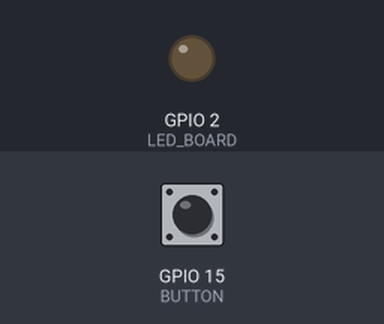
The sketch below on a simulated ESP32. Parts: output pins drawn as LEDs (lit = HIGH). Inputs (shaded band) come from the test bench; at power-on: GPIO 15 (BUTTON) LOW. What the sketch prints to the serial monitor is not drawn.

Above: at 1.2 s.
1.3 s: GPIO 15 (BUTTON) pulled HIGH for 0.15 s
At 2.1 s:
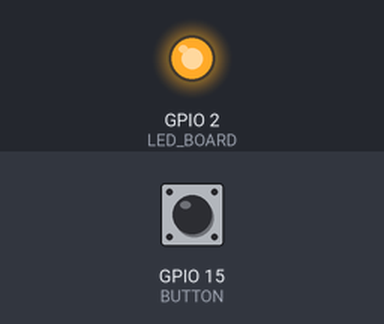
2.9 s: GPIO 15 (BUTTON) pulled HIGH for 1 s
At 3.3 s:
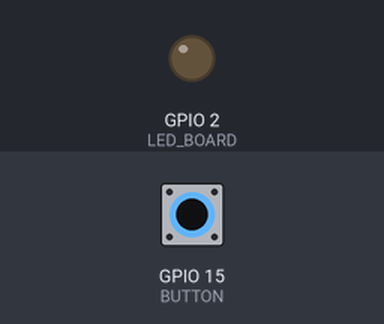
6.5 s: GPIO 15 (BUTTON) pulled HIGH for 3.2 s
At 7.3 s:
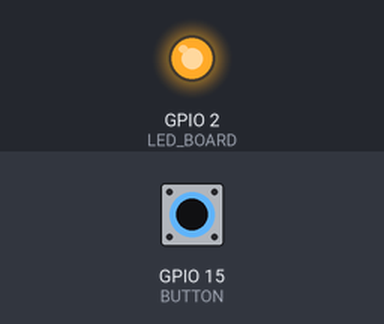
Timing chart, 0 to 9.5 s (numbered marks = the images above; inputs shaded):
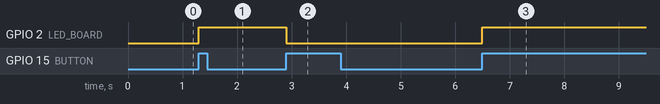

Measured:
- after the input at 1.3 s, GPIO 2 (LED_BOARD): LOW → HIGH at once
- after the input at 2.9 s, GPIO 2 (LED_BOARD): HIGH → LOW at once
- after the input at 6.5 s, GPIO 2 (LED_BOARD): LOW → HIGH at once

The sketch:

FreeRTOS_Filas.ino
```cpp
// (licence header left out)
#include <Arduino.h>
#include <freertos/queue.h>
#include <freertos/task.h>

#define COLOR_BLACK         "\e[0;30m"
#define COLOR_RED           "\e[0;31m"
#define COLOR_GREEN         "\e[0;32m"
#define COLOR_YELLOW        "\e[0;33m"
#define COLOR_BLUE          "\e[0;34m"
#define COLOR_PURPLE        "\e[0;35m"
#define COLOR_CYAN          "\e[0;36m"
#define COLOR_WRITE         "\e[0;37m"
#define COLOR_RESET         "\e[0m"
#define MESSAGE_SIZE        32    // Tamanho da mensagem
#define NUMBER_OF_ELEMENTS  8     // Número de elementos na fila
#define BUTTON              15    // Pino do botão
#define LED_BOARD           2     // Pino do LED
#define DEBOUNCE_BUTTON     1000  // Tempo do debounce do botão

// Estruta dados mensagem
typedef struct
{
  uint8_t Sts;
  char  Txt[MESSAGE_SIZE];
}DataMsg_t;

// Prototipo das tarefas
void Tarefa_A(void *parameters);
void Tarefa_B(void *parameters);
void Tarefa_LED(void *parameters);

// Cria Handle da Mensagem de tarefa de A para tarefa B
QueueHandle_t Msg_A_para_B;
// Cria Handle da Mensagem da interrupção do botão para a tarefa LED
QueueHandle_t Button_para_LED;

/**
 * @brief Função da interrupção botão
 */
void IRAM_ATTR Button_ISR()
{
  // tempo da ultima leitura do botão
  static uint32_t last_time = 0;
  static DataMsg_t Msg = {
    .Sts = 0,
    .Txt = {0}
  };

  // Algoritmo de debounce do botão
  if( (millis() - last_time) >= DEBOUNCE_BUTTON)
  {
    last_time = millis();
    if(Msg.Sts == 1)
    {
      // Prepara dado para ser publicado na fila
      Msg.Sts = 0;
      sprintf(Msg.Txt,"LED BOARD: OFF");
    }
    else
    {
      // Prepara dado para ser publicado na fila
      Msg.Sts = 1;
      sprintf(Msg.Txt,"LED BOARD: ON");
    }

    // Publica dado na fila
    xQueueSendFromISR(Button_para_LED,&Msg,pdFALSE);
  }
}

/**
 * @brief
 */
void setup()
{
  // Inicializa a Serial
  Serial.begin(115200);
  Serial.printf("\n\rFreeRTOS - Fila\n\r");

  // Inicializa pino 15 como entra e inicializa interrupção do botão
  pinMode(BUTTON, INPUT);
  attachInterrupt(BUTTON, Button_ISR, RISING);

  // Inicializa pino do LED on Board
  pinMode(LED_BOARD,OUTPUT);
  digitalWrite(LED_BOARD,LOW);

  // Cria Fila de mensagem para comunicação entre as Tarefas A e B
  Msg_A_para_B = xQueueCreate( NUMBER_OF_ELEMENTS, (MESSAGE_SIZE * sizeof(char)) );
  if(Msg_A_para_B == NULL)
  {
    Serial.printf("\n\rFalha em criar a fila Msg_A_para_B");
  }
  // Cria Fila de mensagem para função da inturrupção do botão para a Tarefa LED
  Button_para_LED = xQueueCreate( NUMBER_OF_ELEMENTS, sizeof(DataMsg_t) );
  if(Button_para_LED == NULL)
  {
    Serial.printf("\n\rFalha em criar a fila Button_para_LED");
  }

  // Cria as tarefas da aplicação
  xTaskCreate(Tarefa_A, "Tarefa_A", configMINIMAL_STACK_SIZE * 2, NULL, tskIDLE_PRIORITY + 1, NULL);
  xTaskCreate(Tarefa_B, "Tarefa_B", configMINIMAL_STACK_SIZE * 2, NULL, tskIDLE_PRIORITY + 1, NULL);
  xTaskCreate(Tarefa_LED, "Tarefa_LED", configMINIMAL_STACK_SIZE * 2, NULL, tskIDLE_PRIORITY + 2, NULL);

}
/**
 * @brief
 */
void loop()
{
  Serial.printf("\n\rDeleta tarefa LOOP");
  vTaskSuspend(NULL);
}

/**
 * @brief Tarefa A
 *
 * @param parameters
 */
void Tarefa_A(void *parameters)
{
  // Variavel locais
  char txt[MESSAGE_SIZE] = {0};
  uint8_t msg_counter = 0;

  // Imprime informação da tarefa no barramento serial
  Serial.print(COLOR_GREEN);
  Serial.printf("\n\r%s", pcTaskGetTaskName(NULL) );
  Serial.print(COLOR_RESET);

  while (1)
  {
    // Prepara dado para ser publicado na fila
    sprintf(txt,"Msg number: %3d, task A to B",msg_counter++);

    // Imprime o conteudo a ser publicado no barramento serial
    Serial.print(COLOR_GREEN);
    Serial.printf("\n\r%s Envia  -> %s", pcTaskGetTaskName(NULL), txt);
    Serial.print(COLOR_RESET);

    // Publica dado na fila
    if( xQueueSend( Msg_A_para_B, (void*)&txt, (TickType_t)1000 ) != pdTRUE)
    {
      Serial.print(COLOR_GREEN);
      Serial.printf("\n\rFalha em enviar os dados da fila");
      Serial.print(COLOR_RESET);
    }

    // Pausa a Tarefa A por 05 segundos
    vTaskDelay(5000/portTICK_PERIOD_MS);
  }
}

/**
 * @brief Tarefa B
 *
 * @param parameters
 */
void Tarefa_B(void *parameters)
{
  // Variavel locais
  char txt[MESSAGE_SIZE] = {0};

  // Imprime informação da tarefa
  Serial.print(COLOR_YELLOW);
  Serial.printf("\n\r%s", pcTaskGetTaskName(NULL) );
  Serial.print(COLOR_RESET);

  while (1)
  {
    // Checa se há dados na fila - e pausa a tarefa por 01 segundo
    if( xQueueReceive(Msg_A_para_B,&txt,(TickType_t)1000 ) == pdPASS)
    {
      // Imprime conteudo da fila no barramento serial
      Serial.print(COLOR_YELLOW);
      Serial.printf("\n\r%s Recebe -> %s", pcTaskGetTaskName(NULL),txt );
      Serial.print(COLOR_RESET);
    }

    // Imprime informação da tarefa no barramento serial
    Serial.print(COLOR_YELLOW);
    Serial.printf("\n\r%s - time: %d s", pcTaskGetTaskName(NULL),(uint)(millis()/1000) );
    Serial.print(COLOR_RESET);
  }
}

/**
 * @brief Tarefa LED
 *
 * @param parameters
 */
void Tarefa_LED(void *parameters)
{
  DataMsg_t Msg;

  // Imprime informação da tarefa
  Serial.print(COLOR_RED);
  Serial.printf("\n\r%s", pcTaskGetTaskName(NULL) );
  Serial.print(COLOR_RESET);

  while (1)
  {
    // Checa se há dados na fila - e suspende a tarefa enquato a fila estiver vazia
    if( xQueueReceive(Button_para_LED, &Msg, portMAX_DELAY) == pdPASS)
    {
      // Imprime conteudo da fila no barramento serial
      Serial.print(COLOR_RED);
      Serial.printf("\n\r%s Recebe -> %s | Sts: %d", pcTaskGetTaskName(NULL),Msg.Txt,Msg.Sts);
      Serial.print(COLOR_RESET);

      // Altera o valor do pino do LED on Board
      digitalWrite(LED_BOARD,Msg.Sts);
    }

    // Imprime informação da tarefa no barramento serial
    Serial.print(COLOR_RED);
    Serial.printf("\n\r%s - time: %d s", pcTaskGetTaskName(NULL),(uint)(millis()/1000) );
    Serial.print(COLOR_RESET);
  }
}
```
